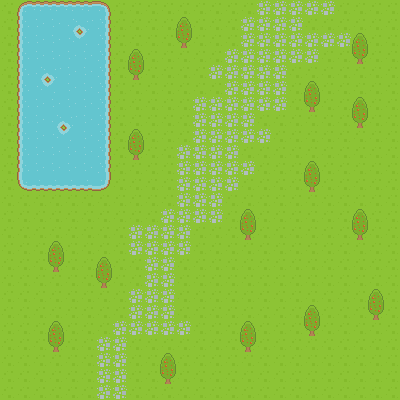

A 2D game scene composited from a Tiled map and its tileset images. What follows is a short description and the map's XML, with every tile layer's data as written:
An orthogonal 25x25 tile map with 16x16 px tiles, 3 tile layers (base, lake, obstacles).

<map version="1.0" orientation="orthogonal" renderorder="right-down" width="25" height="25" tilewidth="16" tileheight="16" nextobjectid="7">
 <tileset firstgid="1" name="tiles" tilewidth="16" tileheight="16" spacing="1" tilecount="1767" columns="57">
  <image source="../images/tiles.png" trans="ff00ff" width="968" height="526" />
 </tileset>
 <layer name="base" width="25" height="25">
  <data encoding="csv">
6,6,6,6,6,6,6,6,6,6,6,6,6,6,6,6,67,67,67,67,67,6,6,6,6,
6,6,6,6,6,6,6,6,6,6,6,6,6,6,6,67,67,67,67,6,6,6,6,6,6,
6,6,6,6,6,6,6,6,6,6,6,6,6,6,6,67,67,67,67,67,67,67,6,6,6,
6,6,6,6,6,6,6,6,6,6,6,6,6,6,67,67,67,67,67,67,6,6,6,6,6,
6,6,6,6,6,6,6,6,6,6,6,6,6,67,67,67,67,67,6,6,6,6,6,6,6,
6,6,6,6,6,6,6,6,6,6,6,6,6,6,67,67,67,67,6,6,6,6,6,6,6,
6,6,6,6,6,6,6,6,6,6,6,6,67,67,67,67,67,67,6,6,6,6,6,6,6,
6,6,6,6,6,6,6,6,6,6,6,6,67,67,67,67,6,6,6,6,6,6,6,6,6,
6,6,6,6,6,6,6,6,6,6,6,6,67,67,67,67,67,6,6,6,6,6,6,6,6,
6,6,6,6,6,6,6,6,6,6,6,67,67,67,67,6,6,6,6,6,6,6,6,6,6,
6,6,6,6,6,6,6,6,6,6,6,67,67,67,67,67,6,6,6,6,6,6,6,6,6,
6,6,6,6,6,6,6,6,6,6,6,67,67,67,67,6,6,6,6,6,6,6,6,6,6,
6,6,6,6,6,6,6,6,6,6,6,67,67,67,6,6,6,6,6,6,6,6,6,6,6,
6,6,6,6,6,6,6,6,6,6,67,67,67,67,6,6,6,6,6,6,6,6,6,6,6,
6,6,6,6,6,6,6,6,67,67,67,67,6,6,6,6,6,6,6,6,6,6,6,6,6,
6,6,6,6,6,6,6,6,67,67,67,67,6,6,6,6,6,6,6,6,6,6,6,6,6,
6,6,6,6,6,6,6,6,6,67,67,6,6,6,6,6,6,6,6,6,6,6,6,6,6,
6,6,6,6,6,6,6,6,6,67,67,6,6,6,6,6,6,6,6,6,6,6,6,6,6,
6,6,6,6,6,6,6,6,67,67,67,6,6,6,6,6,6,6,6,6,6,6,6,6,6,
6,6,6,6,6,6,6,6,67,67,67,6,6,6,6,6,6,6,6,6,6,6,6,6,6,
6,6,6,6,6,6,6,67,67,67,67,67,6,6,6,6,6,6,6,6,6,6,6,6,6,
6,6,6,6,6,6,67,67,6,6,6,6,6,6,6,6,6,6,6,6,6,6,6,6,6,
6,6,6,6,6,6,67,67,6,6,6,6,6,6,6,6,6,6,6,6,6,6,6,6,6,
6,6,6,6,6,6,67,67,6,6,6,6,6,6,6,6,6,6,6,6,6,6,6,6,6,
6,6,6,6,6,6,67,67,6,6,6,6,6,6,6,6,6,6,6,6,6,6,6,6,6
</data>
 </layer>
 <layer name="lake" width="25" height="25">
  <data encoding="csv">
0,3,4,4,4,4,5,0,0,0,0,0,0,0,0,0,0,0,0,0,0,0,0,0,0,
0,60,61,61,58,59,62,0,0,0,0,0,0,0,0,0,0,0,0,0,0,0,0,0,0,
0,60,61,61,115,116,62,0,0,0,0,0,0,0,0,0,0,0,0,0,0,0,0,0,0,
0,60,61,61,61,61,62,0,0,0,0,0,0,0,0,0,0,0,0,0,0,0,0,0,0,
0,60,58,59,61,61,62,0,0,0,0,0,0,0,0,0,0,0,0,0,0,0,0,0,0,
0,60,115,116,61,61,62,0,0,0,0,0,0,0,0,0,0,0,0,0,0,0,0,0,0,
0,60,61,61,61,61,62,0,0,0,0,0,0,0,0,0,0,0,0,0,0,0,0,0,0,
0,60,61,58,59,61,62,0,0,0,0,0,0,0,0,0,0,0,0,0,0,0,0,0,0,
0,60,61,115,116,61,62,0,0,0,0,0,0,0,0,0,0,0,0,0,0,0,0,0,0,
0,60,61,61,61,61,62,0,0,0,0,0,0,0,0,0,0,0,0,0,0,0,0,0,0,
0,60,61,61,61,61,62,0,0,0,0,0,0,0,0,0,0,0,0,0,0,0,0,0,0,
0,117,118,118,118,118,119,0,0,0,0,0,0,0,0,0,0,0,0,0,0,0,0,0,0,
0,0,0,0,0,0,0,0,0,0,0,0,0,0,0,0,0,0,0,0,0,0,0,0,0,
0,0,0,0,0,0,0,0,0,0,0,0,0,0,0,0,0,0,0,0,0,0,0,0,0,
0,0,0,0,0,0,0,0,0,0,0,0,0,0,0,0,0,0,0,0,0,0,0,0,0,
0,0,0,0,0,0,0,0,0,0,0,0,0,0,0,0,0,0,0,0,0,0,0,0,0,
0,0,0,0,0,0,0,0,0,0,0,0,0,0,0,0,0,0,0,0,0,0,0,0,0,
0,0,0,0,0,0,0,0,0,0,0,0,0,0,0,0,0,0,0,0,0,0,0,0,0,
0,0,0,0,0,0,0,0,0,0,0,0,0,0,0,0,0,0,0,0,0,0,0,0,0,
0,0,0,0,0,0,0,0,0,0,0,0,0,0,0,0,0,0,0,0,0,0,0,0,0,
0,0,0,0,0,0,0,0,0,0,0,0,0,0,0,0,0,0,0,0,0,0,0,0,0,
0,0,0,0,0,0,0,0,0,0,0,0,0,0,0,0,0,0,0,0,0,0,0,0,0,
0,0,0,0,0,0,0,0,0,0,0,0,0,0,0,0,0,0,0,0,0,0,0,0,0,
0,0,0,0,0,0,0,0,0,0,0,0,0,0,0,0,0,0,0,0,0,0,0,0,0,
0,0,0,0,0,0,0,0,0,0,0,0,0,0,0,0,0,0,0,0,0,0,0,0,0
</data>
 </layer>
 <layer name="obstacles" width="25" height="25">
  <data encoding="csv">
0,0,0,0,0,0,0,0,0,0,0,0,0,0,0,0,0,0,0,0,0,0,0,0,0,
0,0,0,0,0,0,0,0,0,0,0,594,0,0,0,0,0,0,0,0,0,0,0,0,0,
0,0,0,0,0,0,0,0,0,0,0,651,0,0,0,0,0,0,0,0,0,0,594,0,0,
0,0,0,0,0,0,0,0,594,0,0,0,0,0,0,0,0,0,0,0,0,0,651,0,0,
0,0,0,0,0,0,0,0,651,0,0,0,0,0,0,0,0,0,0,0,0,0,0,0,0,
0,0,0,0,0,0,0,0,0,0,0,0,0,0,0,0,0,0,0,594,0,0,0,0,0,
0,0,0,0,0,0,0,0,0,0,0,0,0,0,0,0,0,0,0,651,0,0,594,0,0,
0,0,0,0,0,0,0,0,0,0,0,0,0,0,0,0,0,0,0,0,0,0,651,0,0,
0,0,0,0,0,0,0,0,594,0,0,0,0,0,0,0,0,0,0,0,0,0,0,0,0,
0,0,0,0,0,0,0,0,651,0,0,0,0,0,0,0,0,0,0,0,0,0,0,0,0,
0,0,0,0,0,0,0,0,0,0,0,0,0,0,0,0,0,0,0,594,0,0,0,0,0,
0,0,0,0,0,0,0,0,0,0,0,0,0,0,0,0,0,0,0,651,0,0,0,0,0,
0,0,0,0,0,0,0,0,0,0,0,0,0,0,0,0,0,0,0,0,0,0,0,0,0,
0,0,0,0,0,0,0,0,0,0,0,0,0,0,0,594,0,0,0,0,0,0,594,0,0,
0,0,0,0,0,0,0,0,0,0,0,0,0,0,0,651,0,0,0,0,0,0,651,0,0,
0,0,0,594,0,0,0,0,0,0,0,0,0,0,0,0,0,0,0,0,0,0,0,0,0,
0,0,0,651,0,0,594,0,0,0,0,0,0,0,0,0,0,0,0,0,0,0,0,0,0,
0,0,0,0,0,0,651,0,0,0,0,0,0,0,0,0,0,0,0,0,0,0,0,0,0,
0,0,0,0,0,0,0,0,0,0,0,0,0,0,0,0,0,0,0,0,0,0,0,594,0,
0,0,0,0,0,0,0,0,0,0,0,0,0,0,0,0,0,0,0,594,0,0,0,651,0,
0,0,0,594,0,0,0,0,0,0,0,0,0,0,0,594,0,0,0,651,0,0,0,0,0,
0,0,0,651,0,0,0,0,0,0,0,0,0,0,0,651,0,0,0,0,0,0,0,0,0,
0,0,0,0,0,0,0,0,0,0,594,0,0,0,0,0,0,0,0,0,0,0,0,0,0,
0,0,0,0,0,0,0,0,0,0,651,0,0,0,0,0,0,0,0,0,0,0,0,0,0,
0,0,0,0,0,0,0,0,0,0,0,0,0,0,0,0,0,0,0,0,0,0,0,0,0
</data>
 </layer>
</map>
